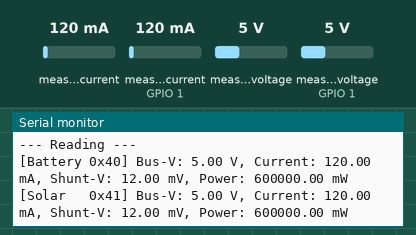
Simulated run of this sketch. Board: ESP32. Shown: the last lines printed to the serial monitor. Inputs (shaded band) come from the test bench; at power-on: measured current 120 mA, measured current (sensor on GPIO 1) 120 mA, measured voltage 5 V, measured voltage (sensor on GPIO 1) 5 V.

Above: at 1.7 s.
1.8 s: measured current (sensor 0) set to 40 mA
At 3.1 s:
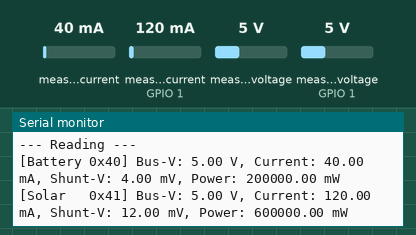
3.3 s: measured current (sensor on GPIO 1) set to 40 mA
At 4.7 s:
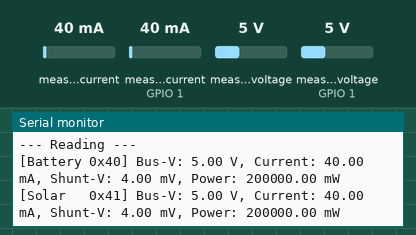
4.8 s: measured voltage (sensor 0) set to 0.3 V
6.3 s: measured voltage (sensor on GPIO 1) set to 0.3 V
At 7.5 s:
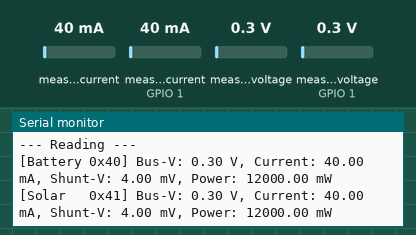
7.8 s: measured current (sensor 0) set to 500 mA
At 9.1 s:
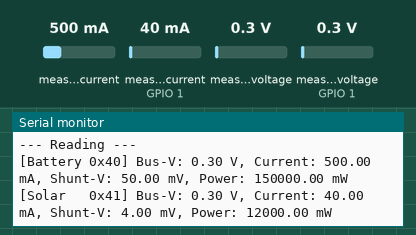
9.3 s: measured current (sensor on GPIO 1) set to 500 mA
At 11.0 s:
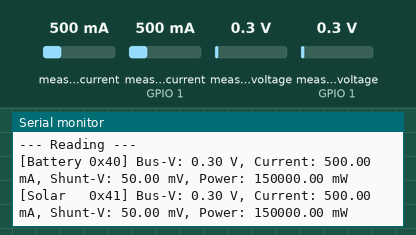
Timing chart, 0 to 11.8 s (numbered marks = the images above; inputs shaded):
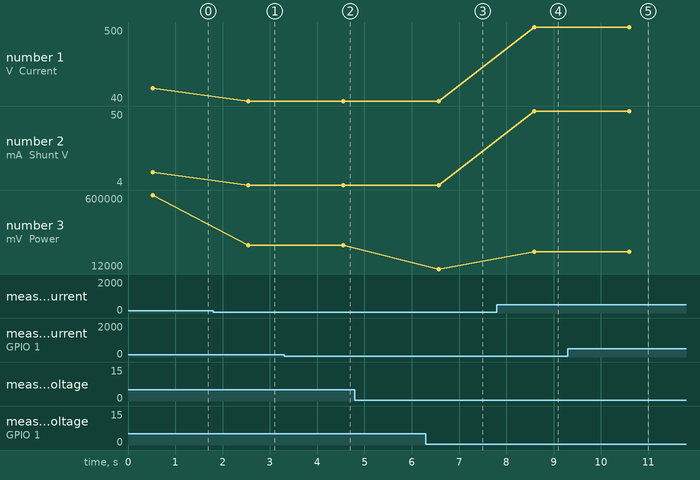

The sketch:

test_ina226_dual.ino
```cpp
/*
  Test: Dual INA226 (Current/Voltage Sensor)
  Description: Verify high-precision voltage and current from two INA226 modules.
  Addresses: 0x40 (Ref: Battery), 0x41 (Ref: Solar)

  Instructions:
  1. Install "INA226_WE" through Library Manager.
  2. Open Serial Monitor (115200).
  3. Ensure Pin 13 is used for MOSFET power (this script enables it).
*/

#include <Wire.h>
#include <INA226_WE.h>

INA226_WE ina_batt = INA226_WE(0x40);
INA226_WE ina_solar = INA226_WE(0x41);

// Configuration
#define POWER_ENABLE_PIN 13
#define SDA_PIN 21
#define SCL_PIN 22

void setup() {
  Serial.begin(115200);
  while (!Serial) delay(10);
  Serial.println("\n--- Dual INA226 Diagnostic Test (INA226_WE) ---");

  // 1. Power up sensor rail
  Serial.println("Enabling sensor power rail (Pin 13)...");
  pinMode(POWER_ENABLE_PIN, OUTPUT);
  digitalWrite(POWER_ENABLE_PIN, HIGH);
  delay(500); // Allow sensors to stabilize

  // 2. Initialize I2C
  Serial.println("Initializing I2C on Pins 21, 22...");
  Wire.begin(SDA_PIN, SCL_PIN);

  // 3. I2C Scanner
  Serial.println("Scanning for INA226 addresses...");
  for (byte address = 1; address < 127; address++) {
    Wire.beginTransmission(address);
    if (Wire.endTransmission() == 0) {
      Serial.print("Found device at 0x");
      Serial.println(address, HEX);
    }
  }

  // 4. Initialize INA226 - Battery (0x40)
  if (!ina_batt.init()) {
    Serial.println("FAILED to find INA226 - Battery (0x40). Check wiring!");
  } else {
    ina_batt.setResistorRange(0.1, 2.0); // 0.1 Ohm shunt, 2A expected max
    Serial.println("INA226 - Battery (0x40) OK.");
  }

  // 5. Initialize INA226 - Solar (0x41)
  if (!ina_solar.init()) {
    Serial.println("FAILED to find INA226 - Solar (0x41). Check A0/VCC bridge!");
  } else {
    ina_solar.setResistorRange(0.1, 2.0); // 0.1 Ohm shunt, 2A expected max
    Serial.println("INA226 - Solar (0x41) OK.");
  }

  Serial.println("\nStarting monitoring loop...\n");
}

void loop() {
  Serial.println("--- Reading ---");

  // Battery Readings
  Serial.print("[Battery 0x40] Bus-V: ");
  Serial.print(ina_batt.getBusVoltage_V()); Serial.print(" V, ");
  Serial.print("Current: ");
  Serial.print(ina_batt.getCurrent_mA()); Serial.print(" mA, ");
  Serial.print("Shunt-V: ");
  Serial.print(ina_batt.getShuntVoltage_mV()); Serial.print(" mV, ");
  Serial.print("Power: ");
  Serial.print(ina_batt.getBusPower() * 1000.0); Serial.println(" mW");

  // Solar Readings
  Serial.print("[Solar   0x41] Bus-V: ");
  Serial.print(ina_solar.getBusVoltage_V()); Serial.print(" V, ");
  Serial.print("Current: ");
  Serial.print(ina_solar.getCurrent_mA()); Serial.print(" mA, ");
  Serial.print("Shunt-V: ");
  Serial.print(ina_solar.getShuntVoltage_mV()); Serial.print(" mV, ");
  Serial.print("Power: ");
  Serial.print(ina_solar.getBusPower() * 1000.0); Serial.println(" mW");

  Serial.println();
  delay(2000);
}
```

Measured:
- after the input at 1.8 s, the serial monitor: prints a new line after 0.74 s (image 1)
- after the input at 3.3 s, the serial monitor: prints a new line after 1.3 s (image 2)
- after the input at 6.3 s, the serial monitor: prints a new line after 0.28 s (image 3)
- after the input at 7.8 s, the serial monitor: prints a new line after 0.79 s (image 4)
- after the input at 9.3 s, the serial monitor: prints a new line after 1.3 s (image 5)
- plotted number 1: 40 → 500 after the input at 7.8 s
- plotted number 2: 12 → 4 after the input at 1.8 s, 4 → 50 after the input at 7.8 s
- plotted number 3: 600000 → 200000 after the input at 1.8 s, 12000 → 150000 after the input at 7.8 s
